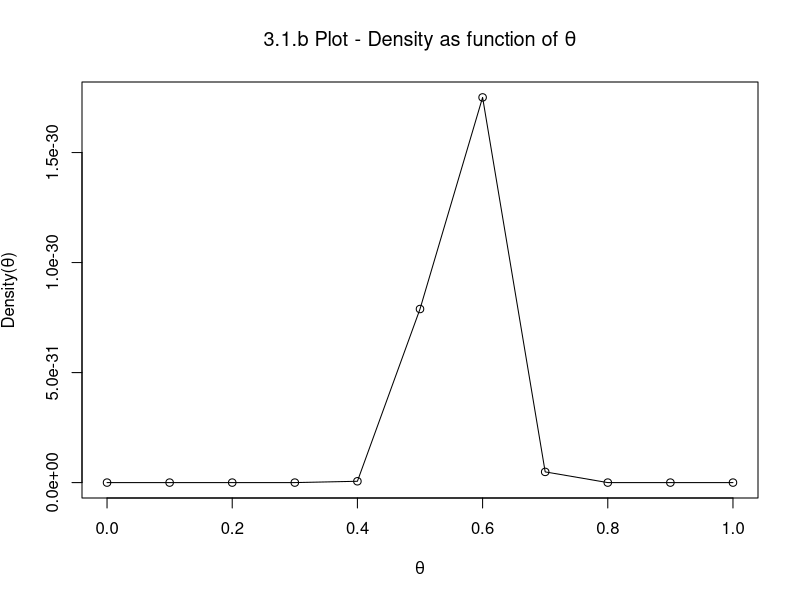
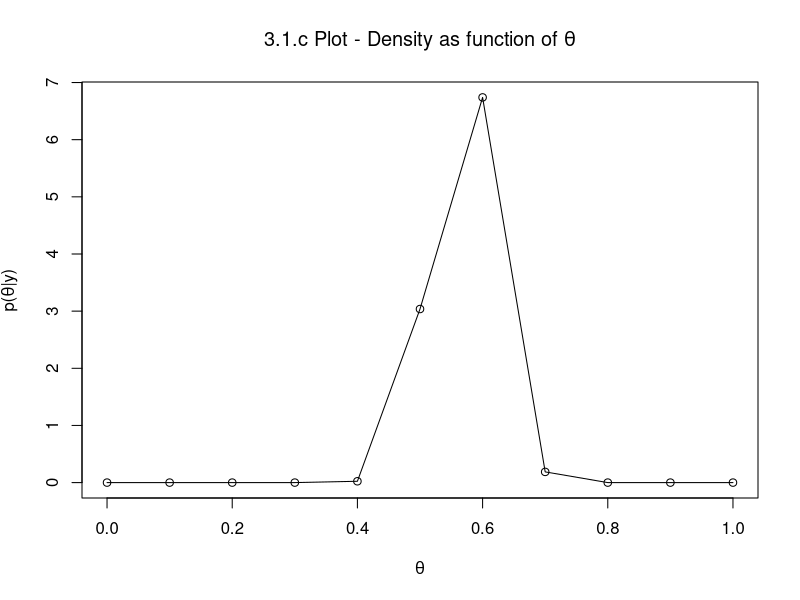
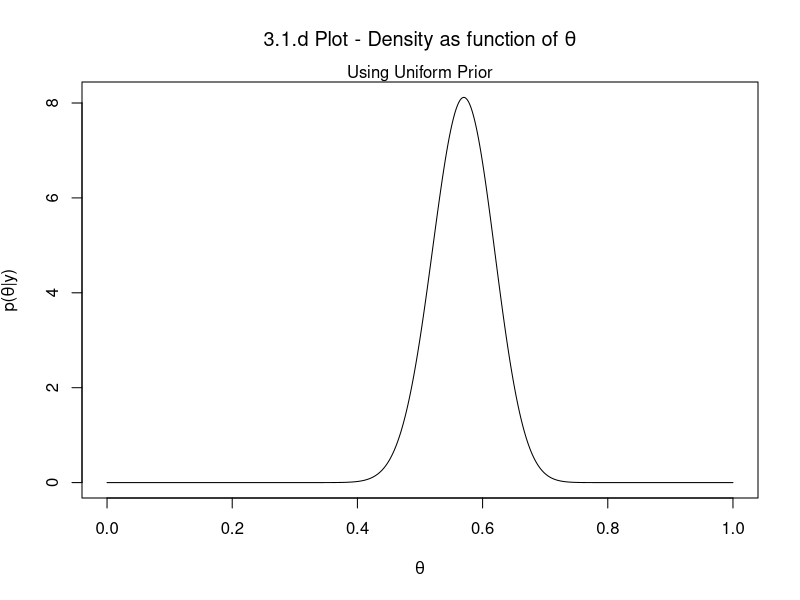
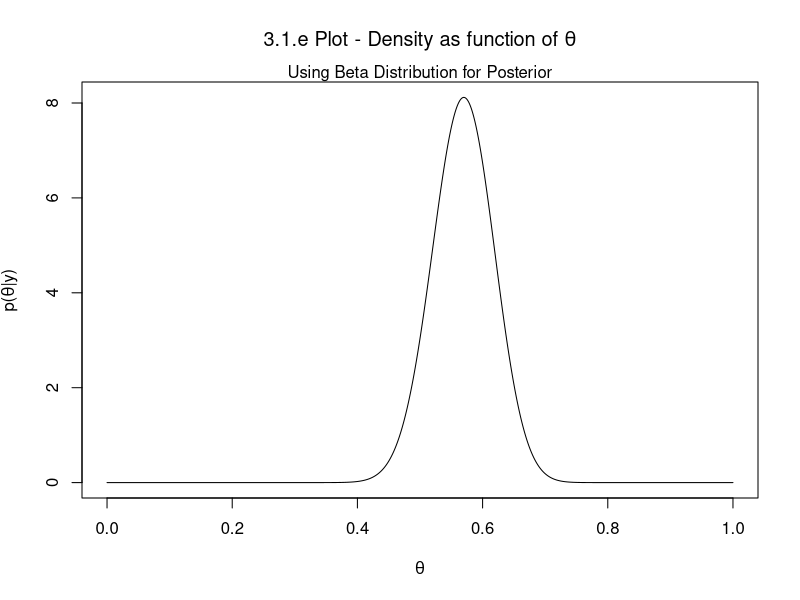
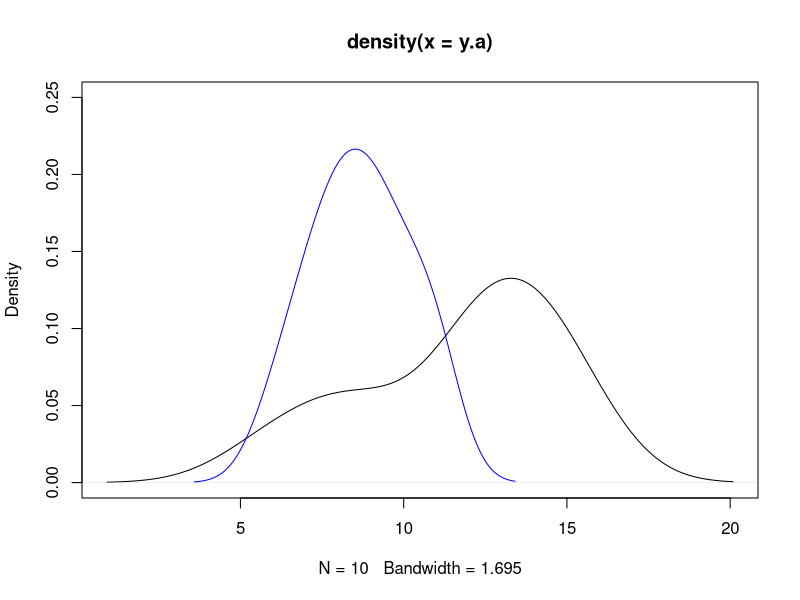
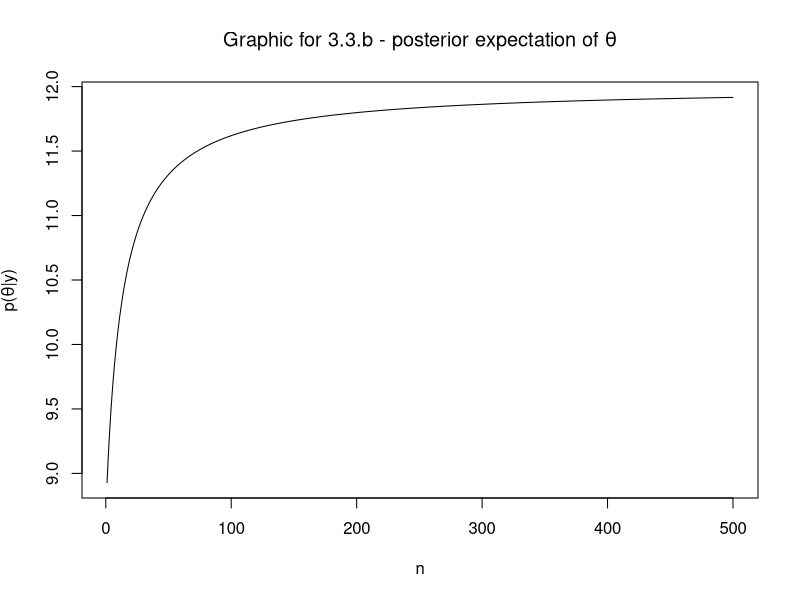
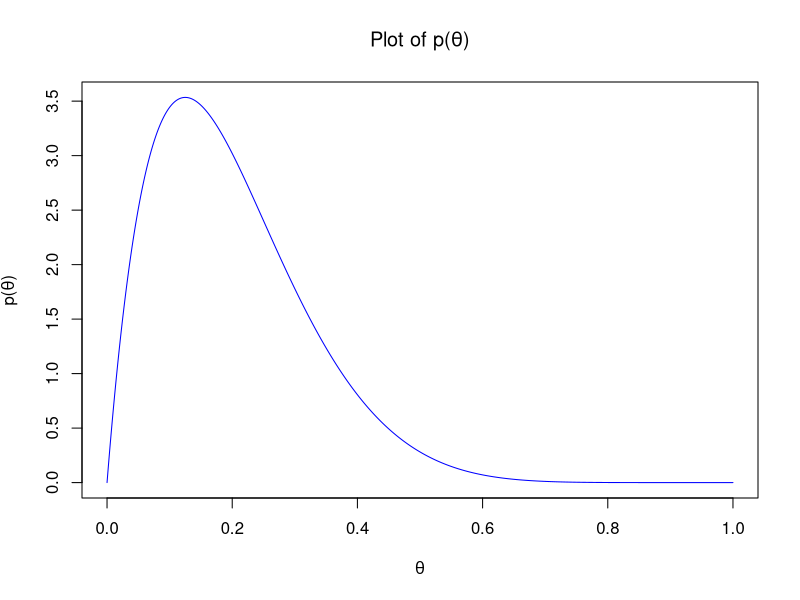
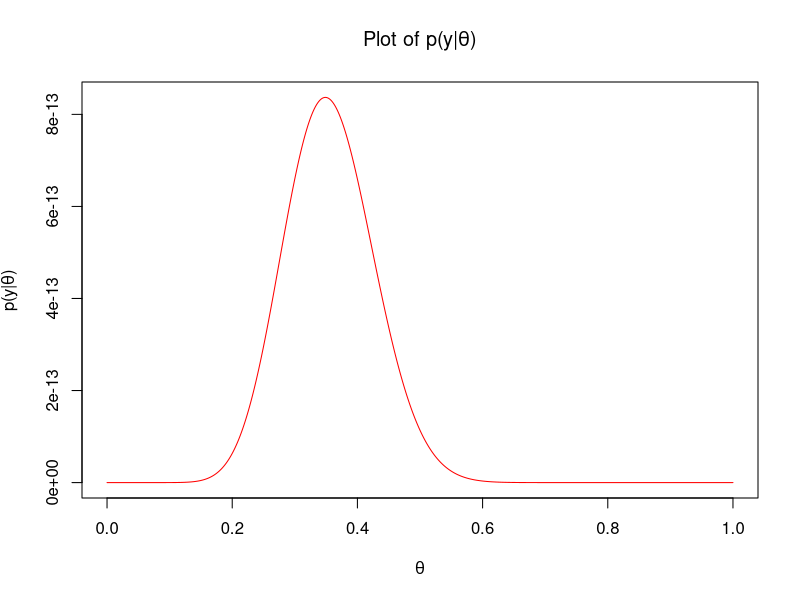

Here is the R script that generated these plots, in order:

# question 3.1 b

three.one <- function(x)
{
  one <- x^57
  two <- (1-x)^43
  three <- one*two
  return(three)
}

vec <- seq(0,1,0.1)
fill_vec <- rep(0, length(vec))

for(i in 1:11) 
  {
  input <- three.one(vec[i])
  print(vec[i])
  print(input)
  
  fill_vec[i] <- input
  }

plot(vec, fill_vec, type = "o"
    , main = expression(paste("3.1.b Plot - Density as function of ", theta))
    , xlab = expression(theta)
    , ylab = expression(paste("Density(", theta, ")"))  
    )



#3.1 part c

# compute the posterior probability of theta

constant <- (gamma(58)*gamma(44)) / gamma(102)

(theta <- seq(0,1,0.1)) # prior theta values
fill_vec <- rep(0,length(theta)) # posterior theta estimates

three.three <- function(tht)
{
  one <- tht^57
  two <- (1 - tht)^43
  three <- (one * two) / constant
  return(three)
}

for(i in 1:length(theta))
{
  input <- three.three(theta[i])
  #print(theta[i])
  #print(input)
  
  fill_vec[i] <- input
}

fill_vec
plot(theta, fill_vec, type="o"
     , main = expression(paste("3.1.c Plot - Density as function of ", theta))
     , ylab = expression(paste("p(", theta, "|", y, ")"))
     , xlab = expression(theta)       
     )

# 3.1 part d

theta <- seq(0,1,length.out = 1000)
fill.vec <- rep(0,1000)
constant <- (gamma(58)*gamma(44)) / gamma(102)

three.four <- function(tht)
{
  one <- tht^57
  two <- (1 - tht)^43
  three <- (one * two) / constant
  return(three)
}

for(i in 1:length(theta))
{
  input <- three.four(theta[i])
  fill.vec[i] <- input
}

plot(theta, fill.vec, type="l"
     , main = expression(paste("3.1.d Plot - Density as function of ", theta))
     , ylab = expression(paste("p(", theta, "|", y, ")"))
     , xlab = expression(theta)            
     )
mtext("Using Uniform Prior")

# 3.1 part e

x <- seq(0,1,length.out = 1000)
y <- dbeta(x = x, shape1 = 58, shape2 = 44)

plot(x,y, type = "l"
     , main = expression(paste("3.1.e Plot - Density as function of ", theta))
     , ylab = expression(paste("p(", theta, "|", y, ")"))
     , xlab = expression(theta)                 
     )
mtext("Using Beta Distribution for Posterior")

which(y==max(y))
x[570]

# 3.3 part a

y.a <- c(12,9,12,14,13,13,15,8,15,6)
y.b <- c(11,11,10,9,9,8,7,10,6,8,8,9,7)

plot(density(y.a), ylim=c(0,.25))
lines(density(y.b), col="blue")

# specify the parameters for population A
a.a <- 120; a.b <- 10 # prior is y ~ gamma(120, 10)
n.a <- length(y.a)
sum.y.a <- sum(y.a)


# the mean of the gamma distribution is given by (a / b)
# which in this case will be: (sum.y.a + a.a) / (a.b + n.a)
(sum.y.a + a.a) / (a.b + n.a)

# the variance of the gamma distribution is given by (a / b^2)
# which in this case will be: (sum.y.a + a.a) / (a.b + n.a)^2
(sum.y.a + a.a) / (a.b + n.a)^2

# The 95% quantile-based estimate will be found by pulling quantiles from the 
# gamma distribution with the posterior parameters (sum.y.a + a.a) / (a.b + n.a)

qgamma(c(0.025,0.975), (sum.y.a + a.a), (a.b + n.a) )


# repeat this exercise for the independent B distribution

b.a <- 12; b.b <- 1 # prior is y ~ gamma(12, 1)
n.b <- length(y.b)
sum.y.b <- sum(y.b)


# the mean of the gamma distribution is given by (a / b)
(sum.y.b + b.a) / (b.b + n.b)

# the variance of the gamma distribution is given by (a / b^2)
(sum.y.b + b.a) / (b.b + n.b)^2

# The 95% quantile-based estimate will be found by pulling quantiles from the 
# gamma distribution with the posterior parameters (a,b)

qgamma(c(0.025,0.975), (sum.y.b + b.a), (b.b + n.b) )


# 3.3.b

# compute and plot the posterior expectations of theta.b under a prior with 
# theta.b ~ gamma(12 * n.0 , n.0), for n.0 in {0, ... , 50}

# create a function

n.0.set <- seq(1,500, by = 1)
posterior.output <- rep(0, length(n.0.set))

post.gamma <- function(n.0)
{
  b.a <- (12 * n.0)
  b.b <- n.0
  n.b <- length(y.b) # from the given data
  sum.y.b <- sum(y.b) # also from the given data
  
  # posterior expectation = mean = (a / b) = (sum.y.b + b.a) / (b.b + n.b)
  post.gamma.output <- (sum.y.b + b.a) / (b.b + n.b)
  return(post.gamma.output)
}

for(i in 1:length(n.0.set))
{
  posterior.output[i] <- post.gamma(n.0.set[i])
}

plot(n.0.set, posterior.output, type = "l"
    , main = expression(paste("Graphic for 3.3.b - posterior expectation of ", theta))   
    , xlab = expression(n)
    , ylab = expression(paste("p(", theta, "|", y, ")"))
     )
t 
max(posterior.output)
# 3.4 part a

# try out a bunch of theta values from 0 to 1
theta <- seq(0,1,length.out = 1000)

# p(theta) ~ beta(2,8) prior
a <- 2 ; b <- 8
y <- 15; n <- 43

p.theta <- dbeta(x = theta, a, b)

plot(theta, p.theta, type = "l", col = "blue"
     , main = expression(paste("Plot of p(", theta, ")"))
     , xlab = expression(theta)
     , ylab = expression(paste("p(", theta, ")"))
     ) # looks p.good

# p(y|theta) ~ (theta^15) * (1 - theta)^(43-15)
p.y.theta <- (theta^y) * (1 - theta)^(n - y)

plot(theta, p.y.theta, type="l", col = "red"
     , main = expression(paste("Plot of p(y|", theta, ")"))
     , xlab = expression(theta)
     , ylab = expression(paste("p(y|", theta, ")"))     
     )

# posterior distribution
p.theta.y <- dbeta(theta, a + y, b + n - y)

plot(theta, p.theta.y, type="l"
     , main = expression(paste("Plot of ", theta, "|y"))
     , xlab = expression(theta)
     , ylab = expression(paste("p(", theta, "|y)"))          
     )

# find the posterior mean, mode, sd

# beta mean is (a / a + b)
(a + y) / (a + y + b + n - y)

# beta mode is (a - 1) / [ (a - 1) + (b - 1)]
(a + y - 1) / ( ( a + y - 1) + (b + n - y - 1) )

# beta variance is (ab) / ( (a + b + 1)(a + b)^2 )
beta.var <- ((a + y)*(b + n - y)) / ((a + y + b + n - y + 1)*(a + y + b + n - y)^2)
sqrt(beta.var)

qbeta(c(0.025, 0.975), a + y, b + n - y)


# 3.4.b - repeat part a but for a beta(8, 2) prior

theta <- seq(0,1,length.out = 1000)

# p(theta) ~ beta(2,8) prior
a <- 8 ; b <- 2
y <- 15; n <- 43

p.theta <- dbeta(x = theta, a, b)

plot(theta, p.theta, type = "l", col = "blue"
     , main = expression(paste("Plot of p(", theta, ")"))
     , xlab = expression(theta)
     , ylab = expression(paste("p(", theta, ")"))
     ) # looks p.good

# p(y|theta) ~ (theta^15) * (1 - theta)^(43-15)
p.y.theta <- choose(n, y) * (theta^y) * (1 - theta)^(n - y)

plot(theta, p.y.theta, type="l", col = "red"
     , main = expression(paste("Plot of p(y|", theta, ")"))
     , xlab = expression(theta)
     , ylab = expression(paste("p(y|", theta, ")"))     
     )

# posterior distribution
p.theta.y <- dbeta(theta, a + y, b + n - y)

plot(theta, p.theta.y, type="l"
     , main = expression(paste("Plot of ", theta, "|y"))
     , xlab = expression(theta)
     , ylab = expression(paste("p(", theta, "|y)"))           
     )

# find the posterior mean, mode, sd

# beta mean is (a / a + b)
(a + y) / (a + y + b + n - y)

# beta mode is (a - 1) / [ (a - 1) + (b - 1)]
(a + y - 1) / ( ( a + y - 1) + (b + n - y - 1) )

# beta variance is (ab) / ( (a + b + 1)(a + b)^2 )
beta.var <- ((a + y)*(b + n - y)) / ((a + y + b + n - y + 1)*(a + y + b + n - y)^2)
sqrt(beta.var)

qbeta(c(0.025, 0.975), a + y, b + n - y)


# 3.4.c

# plot the mixture distribution with the provided density function

theta <- seq(0,1,length.out = 1000)

  part.1 <- (1 / 4)
  part.2 <- (gamma(10) / (gamma(2) * gamma(8))) 
  part.3 <- ( ((3 * theta) * (1 - theta)^7) + ((theta^7) * (1  - theta)  )   )
prior.theta <- part.1 * part.2 * part.3

plot(theta, prior.theta, type="l", ylim=c(0,4)
     , main = expression(paste("Mixture Distribution"))
     , xlab = expression(theta)
     , ylab = expression(paste("p(", theta, "|y)"))                
     )

p.theta.1 <- dbeta(theta, 2, 8)
p.theta.2 <- dbeta(theta, 8, 2)

lines(theta, p.theta.1, col = "blue")
lines(theta, p.theta.2, col = "red")
mtext("Blue = beta(2,8); Red = beta(8,2")

# 3.4.d.iii - plot the posterior for a variety of theta values

theta <- seq(0,1,length.out = 1000)

# first get the prior specified
prior.1 <- (1 / 4)
prior.2 <- (gamma(10) / (gamma(2) * gamma(8))) 
prior.3 <- ( ((3 * theta) * (1 - theta)^7) + ((theta^7) * (1  - theta)  )   )

prior.theta <- prior.1 * prior.2 * prior.3

# now specify the likelihood function

like.theta <- (theta^15)* ((1 - theta)^28)

posterior <- prior.theta * like.theta

plot(theta, posterior, type = "l"
     , main = expression(paste("posterior distribution"))
     , xlab = expression(theta)
     , ylab = expression(paste("p(", theta, "|y)"))      
     )
mtext(expression(paste(p(theta), "*", "p(y|",theta, ")")  ))

# find the approximate posterior mode - should be the top of the density curve
element <- which(posterior == max(posterior))
theta[element]

# 3.7 part a
# plotting the posterior density of theta
 
theta <- seq(0,1, length.out = 1000)

posterior <- dbeta(theta, 3, 14)

plot(theta, posterior, type="l"
     , main = expression(paste("3.7.a - posterior distribution"))
     , xlab = expression(theta)
     , ylab = expression(paste("p(", theta, "|y)"))      
          )

# 3.7.c plot the function obtained in 3.7.c

pot.values <- seq(0,289, by = 1)
output.vector <- rep(0, length(pot.values))
# the gamma function was out of range for this, so I am changing to log scale


pred.posterior <- function(y2)
{
  part.1 <- (lgamma(17) / (lgamma(3)*lgamma(14)))
  part.2 <- (lgamma(1 + y2)*lgamma(12 + 278 - y2)) / lgamma(13 + 278)
  part.3 <- part.1 * part.2
  return(part.3)
}

for(i in 1:length(pot.values))
{
  input <- pred.posterior(pot.values[i])
  output.vector[i] <- input
}

plot(pot.values, output.vector, type = "l"
     , main = "Plot for 3.7.c"
     )

# Find the mean and sd of the function
element <- which(output.vector == max(output.vector))
pot.values[element]
var(pot.values)

# 3.7.d

plot(pot.values, output.vector, type = "l"
     , main = "Plot for 3.7.d"
)
